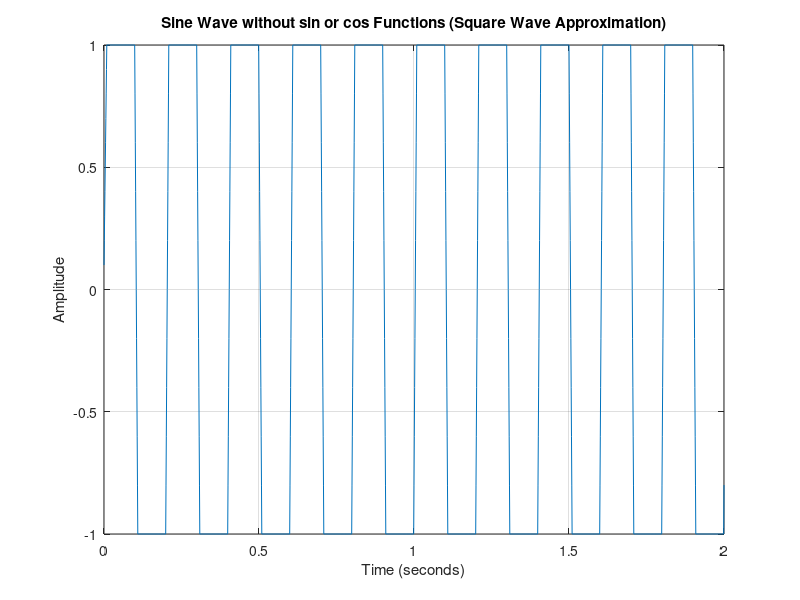

Reproduce this figure in MATLAB.
% Parameters
Fs = 1000;          % Sampling frequency (Hz)
T = 1/Fs;           % Sampling period
t = 0:T:2;          % Time vector from 0 to 2 seconds
f = 5;              % Frequency of the sine wave (Hz)

% Generate sine wave without using sin or cos
square_wave = square(2 * pi * f * t);
y = filter(ones(1, 10) / 10, 1, square_wave);

% Plot
figure;
plot(t, y);
title('Sine Wave without sin or cos Functions (Square Wave Approximation)');
xlabel('Time (seconds)');
ylabel('Amplitude');
grid on;
